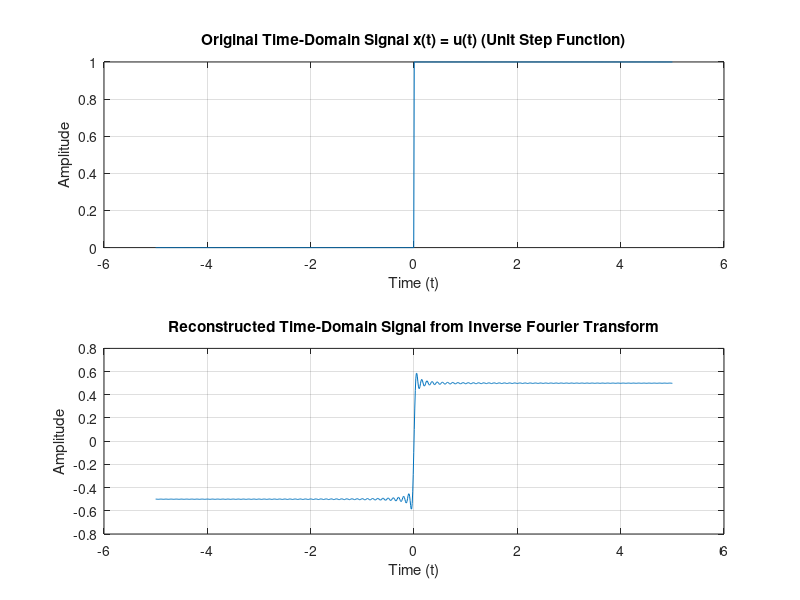

MATLAB code for this plot:

t = linspace(-5, 5, 1000); 
x_t = double(t >= 0);


f = linspace(-10, 10, 1000);
X_f = 1 ./ (1j * 2 * pi * f) + pi * (f == 0); 

x_t_reconstructed = zeros(1, length(t));


for i = 1:length(t)
   
    integrand = X_f .* exp(1j * 2 * pi * f * t(i));
    x_t_reconstructed(i) = trapz(f, integrand); 
end

figure;
subplot(2, 1, 1);
plot(t, x_t);
title('Original Time-Domain Signal x(t) = u(t) (Unit Step Function)');
xlabel('Time (t)');
ylabel('Amplitude');
grid on;

subplot(2, 1, 2);
plot(t, real(x_t_reconstructed)); 
title('Reconstructed Time-Domain Signal from Inverse Fourier Transform');
xlabel('Time (t)');
ylabel('Amplitude');
grid on;


disp('Duality Property Check:');
disp('If the reconstructed signal matches the original signal, the duality property holds.');
